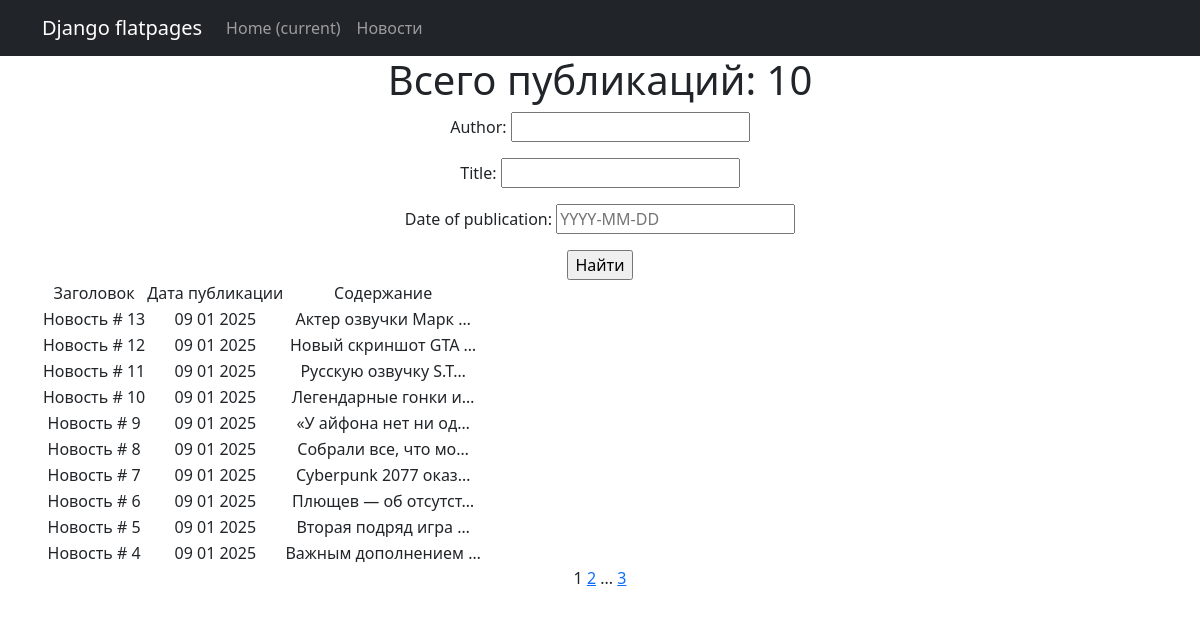
Before: /news/ with the older database file.
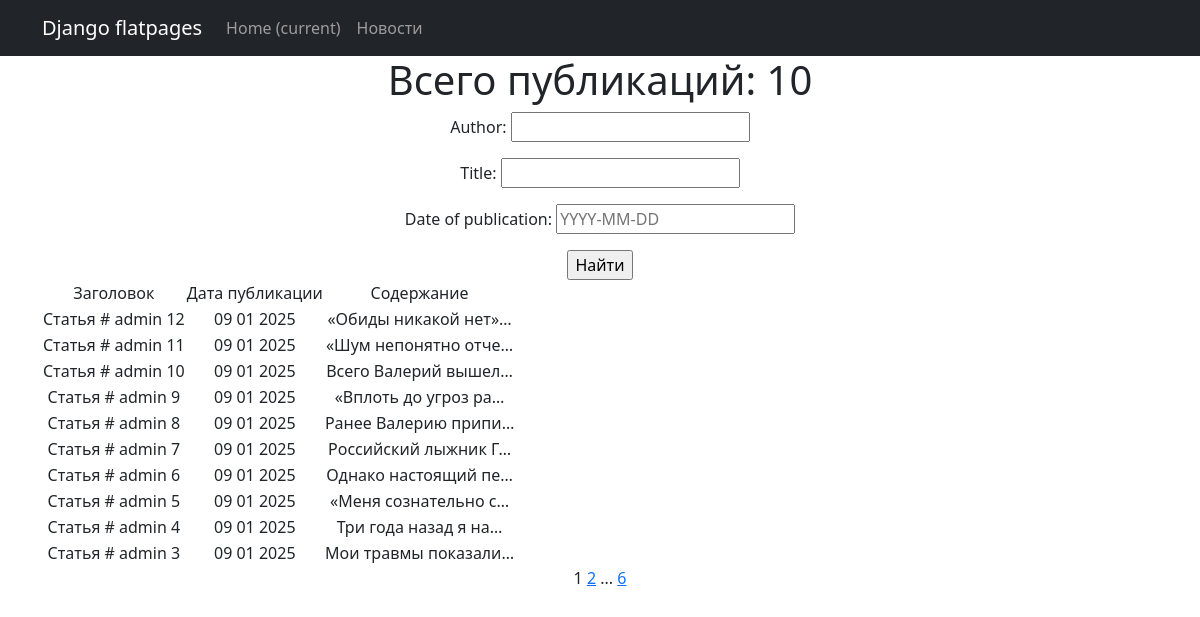
After: the same page with the newer database file.
### new_portal/models.py (models this page shows, shortened)
class Post(models.Model):
    author = models.ForeignKey(Author, on_delete=models.CASCADE)  # 'связь один ко многим' с моделью Author
    choice_type = models.CharField(max_length=2, choices=POST_TYPE_CHOICES, default='AR')  # Выбор типа сообщения
    time_in = models.DateTimeField(auto_now_add=True)  # автоматическое добавление даты и времени при создании поста
    categories = models.ManyToManyField(Category, through='PostCategory')  # 'связь многие ко многим' через PostCategory
    title = models.CharField(max_length=128)
    content = models.TextField()
    rating = models.IntegerField(default=0)

### new_portal/views.py (the view)
# urls.py: path('', NewsList.as_view()),
class NewsList(ListView):
    model = Post
    ordering = '-time_in'  # сортировка по времени создания (от более свежей публикации)
    template_name = 'news.html'  # шаблон с инструкциями об отражении страницы
    context_object_name = 'news'  # имя списка содержащего все объекты
    paginate_by = 10  # указываем количество записей на странице
    def get_queryset(self):
        queryset = super().get_queryset()
        self.filterset = PostFilter(self.request.GET, queryset)
        return self.filterset.qs  # Возвращаем из функции отфильтрованный список товаров
    def get_context_data(self, **kwargs):
        context = super().get_context_data(**kwargs)
        context['filterset'] = self.filterset
        return context

### new_portal/templatetags/censor_filters.py (called while the page is built)
@register.filter()  # декоратор, регистрирует функцию как фильтр (для применения его в шаблонах)
def censor(text):
    for el in BAD_WORDS:  # перебор списка слов и замена на *, при совпадении
        pattern = re.compile(r'\b{}\b'.format(el), re.IGNORECASE)
        censored_word = el[0] + '*' * (len(el) - 1)
        text = re.sub(pattern, censored_word, text)
    return text

@register.simple_tag(takes_context=True)  # сообщает Django, что для работы тега требуется передать контекст
def url_replace(context, **kwargs):
    d = context['request'].GET.copy()  # позволяет скопировать все параметры текущего запроса.
    for k, v in kwargs.items():  # по указанным полям устанавливаем новые значения, переданные при использовании тега
        d[k] = v
    return d.urlencode()  # кодируем параметры в формат, который может быть указан в строке браузера

### new_portal/templates/news.html (shortened to what this page needs)
{% extends 'flatpages/default.html' %}
{% load censor_filters %}
{% block content %}
<h1>Всего публикаций: {{ news|length }}</h1>
    <form action="" method="get">
        {{ filterset.form.as_p }}
        <input type="submit" value="Найти" />
    </form>
    {% if news %}
        <table>
            <tr>
                <td>Заголовок</td>
                <td>Дата публикации</td>
                <td>Содержание</td>
            </tr>
            {% for new in news %}
            <tr>
                <td>{{ new.title|censor }}</td>
                <td>{{ new.time_in|date:'d m Y' }}</td>
                <td>{{ new.content|truncatechars:20|censor }}</td>
            </tr>
            {% endfor %}
        </table>
    {% endif %}
   {{ page_obj.number }}
   {% if page_obj.has_next %}
       <a href="?{% url_replace page=page_obj.next_page_number %}">{{ page_obj.next_page_number }}</a>
       {% if paginator.num_pages != page_obj.next_page_number %}
           ...
           <a href="?{% url_replace page=page_obj.paginator.num_pages %}">{{ page_obj.paginator.num_pages }}</a>
       {% endif %}
   {% endif %}
{% endblock content %}

Changed rows visible on the page:
no longer on this page (row unchanged): Post: title|censor "Новость # 13", time_in "09 01 2025", content|censor "Актер озвучки Марк …"
no longer on this page (row unchanged): Post: title|censor "Новость # 12", time_in "09 01 2025", content|censor "Новый скриншот GTA …"
no longer on this page (row unchanged): Post: title|censor "Новость # 11", time_in "09 01 2025", content|censor "Русскую озвучку S.T…"
no longer on this page (row unchanged): Post: title|censor "Новость # 10", time_in "09 01 2025", content|censor "Легендарные гонки и…"
no longer on this page (row unchanged): Post: title|censor "Новость # 9", time_in "09 01 2025", content|censor "«У айфона нет ни од…"
no longer on this page (row unchanged): Post: title|censor "Новость # 8", time_in "09 01 2025", content|censor "Собрали все, что мо…"
no longer on this page (row unchanged): Post: title|censor "Новость # 7", time_in "09 01 2025", content|censor "Cyberpunk 2077 оказ…"
no longer on this page (row unchanged): Post: title|censor "Новость # 6", time_in "09 01 2025", content|censor "Плющев — об отсутст…"
no longer on this page (row unchanged): Post: title|censor "Новость # 5", time_in "09 01 2025", content|censor "Вторая подряд игра …"
no longer on this page (row unchanged): Post: title|censor "Новость # 4", time_in "09 01 2025", content|censor "Важным дополнением …"
added Post: title|censor "Статья # admin 12", time_in "09 01 2025", content|censor "«Обиды никакой нет»…"
added Post: title|censor "Статья # admin 11", time_in "09 01 2025", content|censor "«Шум непонятно отче…"
added Post: title|censor "Статья # admin 10", time_in "09 01 2025", content|censor "Всего Валерий вышел…"
added Post: title|censor "Статья # admin 9", time_in "09 01 2025", content|censor "«Вплоть до угроз ра…"
added Post: title|censor "Статья # admin 8", time_in "09 01 2025", content|censor "Ранее Валерию припи…"
added Post: title|censor "Статья # admin 7", time_in "09 01 2025", content|censor "Российский лыжник Г…"
added Post: title|censor "Статья # admin 6", time_in "09 01 2025", content|censor "Однако настоящий пе…"
added Post: title|censor "Статья # admin 5", time_in "09 01 2025", content|censor "«Меня сознательно с…"
added Post: title|censor "Статья # admin 4", time_in "09 01 2025", content|censor "Три года назад я на…"
added Post: title|censor "Статья # admin 3", time_in "09 01 2025", content|censor "Мои травмы показали…"
Other visible differences:
{{ page_obj.paginator.num_pages }}: "3" → "6"
